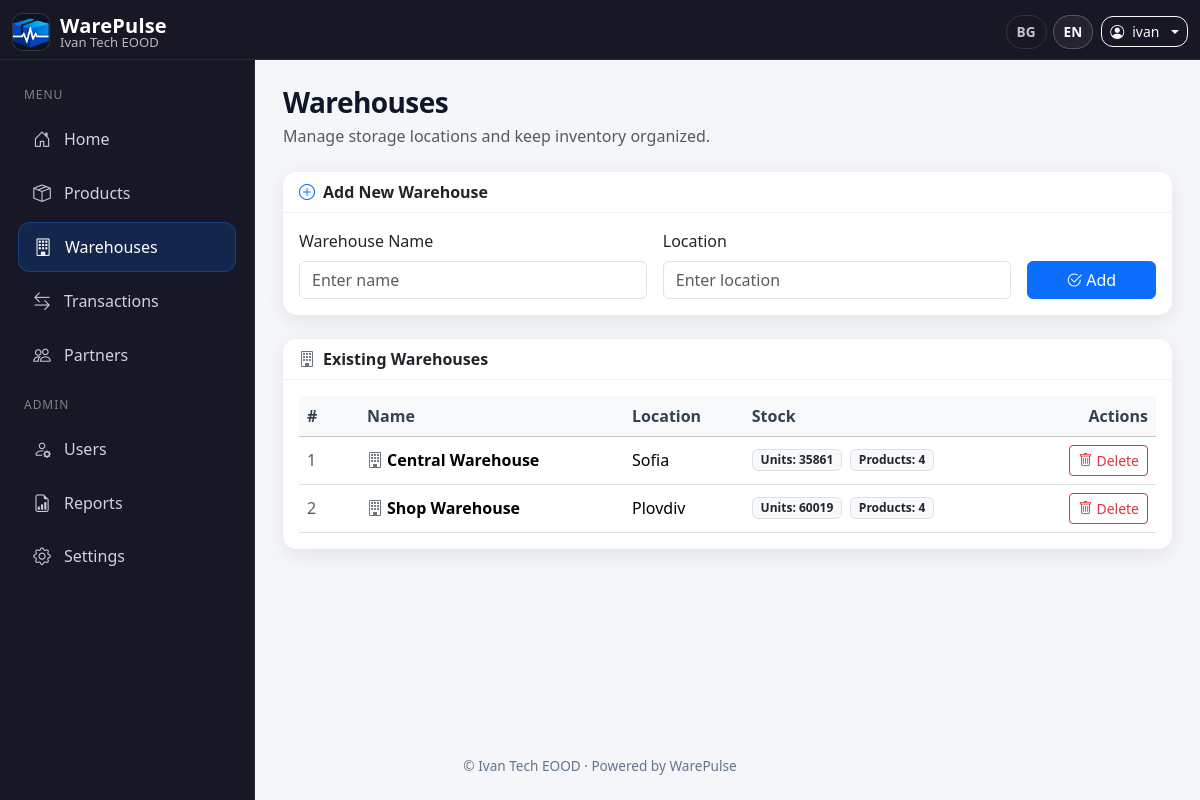
Screenshot of /warehouses (signed in) with the database file from the repository.
### inventory/models.py (models this page shows, shortened)
class AppConfig(db.Model):
    __tablename__ = "app_config"
    id = db.Column(db.Integer, primary_key=True)
    owner_id = db.Column(db.Integer, db.ForeignKey("user.id"), nullable=False, unique=True)
    company_name = db.Column(db.String(120), default="My Company")
    logo_path = db.Column(db.String(200))
    notifications_enabled = db.Column(db.Boolean, default=True)
    low_stock_threshold = db.Column(db.Integer, default=5)
    default_language = db.Column(db.String(10), default="en")
    currency = db.Column(db.String(10), default="EUR")

class User(db.Model, UserMixin):
    __tablename__ = "user"
    id = db.Column(db.Integer, primary_key=True)
    username = db.Column(db.String(150), nullable=False, unique=True)
    email = db.Column(db.String(150), nullable=False, unique=True)
    password = db.Column(db.String(200), nullable=False)
    role = db.Column(db.String(50), nullable=False, default="User")
    created_by_id = db.Column(db.Integer, db.ForeignKey("user.id"), nullable=True)
    login_count = db.Column(db.Integer, default=0, nullable=False)
    last_login_ip = db.Column(db.String(64), nullable=True)
    last_login_country = db.Column(db.String(100), nullable=True)
    last_login_at = db.Column(db.DateTime, nullable=True)
    last_login_user_agent = db.Column(db.String(255), nullable=True)
    force_password_change = db.Column(db.Boolean, default=False, nullable=False)
    password_changed_at = db.Column(db.DateTime, nullable=True)
    company_name = db.Column(db.String(150), nullable=True)
    created_by = db.relationship("User", remote_side=[id], backref="created_users")
    transactions = db.relationship("Transaction", back_populates="user")
    login_events = db.relationship(
        "LoginEvent",
        back_populates="user",
        cascade="all, delete-orphan",
        order_by="desc(LoginEvent.logged_in_at)",
    )

class Warehouse(db.Model):
    __tablename__ = "warehouse"
    id = db.Column(db.Integer, primary_key=True)
    name = db.Column(db.String(100), nullable=False)
    location = db.Column(db.String(150), nullable=True)
    owner_id = db.Column(db.Integer, db.ForeignKey("user.id"), nullable=False)
    products = db.relationship("Product", backref="warehouse")
    stocks = db.relationship("Stock", back_populates="warehouse", cascade="all, delete-orphan")
    transactions = db.relationship("Transaction", back_populates="warehouse")

### inventory/routes/warehouses.py (the view)
@bp.route("/warehouses")
@login_required
def warehouses():
    if not has_permission(current_user, "warehouses:view"):
        flash(_("You do not have permission to view warehouses."), "danger")
        return redirect(url_for("main.index"))
    owner_id = _get_owner_id()
    q = Warehouse.query
    if owner_id is not None:
        q = q.filter(Warehouse.owner_id == owner_id)
    warehouses_list = q.order_by(Warehouse.name.asc()).all()
    stock_totals_q = (
        db.session.query(Stock.warehouse_id, func.coalesce(func.sum(Stock.quantity), 0))
        .join(Warehouse, Stock.warehouse_id == Warehouse.id)
    )
    if owner_id is not None:
        stock_totals_q = stock_totals_q.filter(Warehouse.owner_id == owner_id)
    stock_totals = dict(stock_totals_q.group_by(Stock.warehouse_id).all())
    product_counts_q = (
        db.session.query(Stock.warehouse_id, func.count(Stock.id))
        .join(Warehouse, Stock.warehouse_id == Warehouse.id)
        .filter(Stock.quantity > 0)
    )
    if owner_id is not None:
        product_counts_q = product_counts_q.filter(Warehouse.owner_id == owner_id)
    product_counts = dict(product_counts_q.group_by(Stock.warehouse_id).all())
    return render_template(
        "warehouses.html",
        warehouses=warehouses_list,
        stock_totals=stock_totals,
        product_counts=product_counts,
    )

### inventory/routes/warehouses.py (called while the page is built)
def _get_owner_id():
    role = (current_user.role or "").strip()
    if role == "Developer":
        return None
    if role == "Admin / Owner":
        return current_user.id
    return current_user.created_by_id

### inventory/utils/permissions.py (called while the page is built)
def _norm_role(role: str | None) -> str:
    if not role:
        return ""
    r = " ".join(role.strip().split())
    compact = r.replace(" ", "")
    if compact == "Admin/Owner":
        return ROLE_ADMIN_OWNER
    return r

def has_permission(user, permission: str) -> bool:
    role = _norm_role(getattr(user, "role", None))
    allowed = ROLE_PERMISSIONS.get(role, set())
    return permission in allowed

### inventory/utils/translations.py (called while the page is built)
def load_translations(lang, app):
    path = os.path.join('translations', f'{lang}.json')
    if not os.path.exists(path):
        path = os.path.join('translations', f"{app.config['DEFAULT_LANG']}.json")
    with open(path, 'r', encoding='utf-8') as f:
        return json.load(f)

def set_language(app):
    lang = request.args.get('lang')
    if lang and lang in app.config['LANGUAGES']:
        session['lang'] = lang
    elif 'lang' not in session:
        session['lang'] = app.config['DEFAULT_LANG']
    g.lang = session['lang']
    g.translations = load_translations(g.lang, app)

def _(key):
    try:
        return g.translations.get(key, key)
    except Exception:
        return key

### inventory/templates/warehouses.html (shortened to what this page needs)
{% extends "base.html" %}
{% block content %}
<div class="d-flex flex-column flex-md-row justify-content-between align-items-start align-items-md-center gap-2 mb-4">
  <div>
    <h3 class="fw-bold mb-0">{{ _('Warehouses') }}</h3>
    <div class="text-muted mt-1">{{ _('Manage storage locations and keep inventory organized.') }}</div>
  </div>
</div>
<div class="card mb-4">
  <div class="card-header bg-white fw-semibold d-flex align-items-center">
    <i class="bi bi-plus-circle me-2 text-primary"></i>{{ _('Add New Warehouse') }}
  </div>
  <div class="card-body">
    <form action="{{ url_for('warehouses.add_warehouse') }}" method="POST" class="row g-3 align-items-end">
      <div class="col-md-5">
        <label for="name" class="form-label">{{ _('Warehouse Name') }}</label>
        <input type="text" class="form-control" id="name" name="name" placeholder="{{ _('Enter name') }}" required>
      </div>
      <div class="col-md-5">
        <label for="location" class="form-label">{{ _('Location') }}</label>
        <input type="text" class="form-control" id="location" name="location" placeholder="{{ _('Enter location') }}">
      </div>
      <div class="col-md-2 d-grid">
        <button type="submit" class="btn btn-primary">
          <i class="bi bi-check2-circle me-1"></i>{{ _('Add') }}
        </button>
      </div>
    </form>
  </div>
</div>
<div class="card">
  <div class="card-header bg-white fw-semibold d-flex align-items-center">
    <i class="bi bi-building me-2 text-secondary"></i>{{ _('Existing Warehouses') }}
  </div>
  <div class="card-body table-responsive">
    <table class="table table-hover align-middle mb-0">
      <thead class="table-light">
        <tr>
          <th style="width: 60px;">{{ _('#') }}</th>
          <th>{{ _('Name') }}</th>
          <th>{{ _('Location') }}</th>
          <th>{{ _('Stock') }}</th>
          <th class="text-end">{{ _('Actions') }}</th>
        </tr>
      </thead>
      <tbody>
        {% for w in warehouses %}
        {% set total_units = stock_totals.get(w.id, 0) %}
        {% set prod_count = product_counts.get(w.id, 0) %}
        <tr>
          <td class="text-muted">{{ loop.index }}</td>
          <td class="fw-semibold">
            <i class="bi bi-building me-1 text-secondary"></i>{{ w.name }}
          </td>
          <td>{{ w.location or '—' }}</td>
          <td>
            <div class="d-flex flex-wrap gap-2">
              <span class="badge bg-light text-dark border">
                {{ _('Units') }}: <span class="fw-semibold">{{ total_units }}</span>
              </span>
              <span class="badge bg-light text-dark border">
                {{ _('Products') }}: <span class="fw-semibold">{{ prod_count }}</span>
              </span>
            </div>
          </td>
          <td class="text-end">
            {% if current_user.role == 'Admin / Owner' %}
              <form action="{{ url_for('warehouses.delete_warehouse', id=w.id) }}" method="POST" class="d-inline delete-form">
                <button type="submit" class="btn btn-sm btn-outline-danger">
                  <i class="bi bi-trash me-1"></i>{{ _('Delete') }}
                </button>
              </form>
            {% else %}
              <span class="text-muted small">—</span>
            {% endif %}
          </td>
        </tr>
        {% else %}
        <tr>
          <td colspan="5" class="text-center text-muted py-4">
            {{ _('No warehouses added yet.') }}
          </td>
        </tr>
        {% endfor %}
      </tbody>
    </table>
  </div>
</div>
{% endblock %}

### inventory/templates/base.html (shortened to what this page needs)
<!DOCTYPE html>
<html lang="{{ g.lang or 'en' }}">
<head>
  <link href="https://cdn.jsdelivr.net/npm/bootstrap@5.3.2/dist/css/bootstrap.min.css" rel="stylesheet" />
  <link href="https://cdn.jsdelivr.net/npm/bootstrap-icons@1.11.3/font/bootstrap-icons.css" rel="stylesheet" />
</head>
<body>
<nav class="navbar navbar-dark topbar fixed-top">
  <div class="container-fluid">
    <a class="navbar-brand brand"
       href="{% if current_user.is_authenticated %}
                {% if current_user.role == 'Developer' %}
                  {{ url_for('users.developer_dashboard') }}
                {% else %}
                  {{ url_for('main.index') }}
                {% endif %}
              {% else %}
                {{ url_for('main.landing') }}
              {% endif %}">
      <img src="{{ url_for('static', filename='warepulse-logo.png') }}" alt="WarePulse Logo" />
      <div class="d-flex flex-column">
        <span class="name">WarePulse</span>
        <span class="company">{{ g.app_config.company_name if g.app_config else '' }}</span>
      </div>
    </a>
    <div class="ms-auto d-flex align-items-center gap-2 top-actions">
      <div class="lang-pill d-none d-sm-flex align-items-center">
        <a href="?lang=bg" class="{% if g.lang=='bg' %}active{% endif %}">BG</a>
        <a href="?lang=en" class="{% if g.lang=='en' %}active{% endif %}">EN</a>
      </div>
      {% if current_user.is_authenticated %}
        <div class="dropdown">
          <a class="btn btn-outline-light btn-sm dropdown-toggle d-flex align-items-center gap-2"
             href="#" id="userDropdown" data-bs-toggle="dropdown" aria-expanded="false">
            <i class="bi bi-person-circle"></i>
            <span class="d-none d-sm-inline">{{ current_user.username }}</span>
          </a>
        </div>
      {% else %}
        <a class="btn btn-outline-light btn-sm" href="{{ url_for('auth.login') }}">{{ _('Login') }}</a>
        <a class="btn btn-primary btn-sm" href="{{ url_for('auth.register_admin') }}">{{ _('Register') }}</a>
      {% endif %}
    </div>
  </div>
</nav>
{% if current_user.is_authenticated and current_user.role != 'Developer' %}
  <aside id="sidebar" class="sidebar">
    <div class="nav-group-label">{{ _('Menu') }}</div>
    <a href="{{ url_for('main.index') }}"
       class="side-link {% if request.endpoint == 'main.index' %}active{% endif %}">
      <i class="bi bi-house-door"></i> {{ _('Home') }}
    </a>
    <a href="{{ url_for('products.products') }}"
       class="side-link {% if request.endpoint and request.endpoint.startswith('products.') %}active{% endif %}">
      <i class="bi bi-box-seam"></i> {{ _('Products') }}
    </a>
    <a href="{{ url_for('warehouses.warehouses') }}"
       class="side-link {% if request.endpoint and request.endpoint.startswith('warehouses.') %}active{% endif %}">
      <i class="bi bi-building"></i> {{ _('Warehouses') }}
    </a>
    <a href="{{ url_for('transactions.transactions') }}"
       class="side-link {% if request.endpoint and request.endpoint.startswith('transactions.') %}active{% endif %}">
      <i class="bi bi-arrow-left-right"></i> {{ _('Transactions') }}
    </a>
    <a href="{{ url_for('partners.partners') }}"
       class="side-link {% if request.endpoint and request.endpoint.startswith('partners.') %}active{% endif %}">
      <i class="bi bi-people"></i> {{ _('Partners') }}
    </a>
    {% if current_user.role == 'Admin / Owner' %}
      <div class="nav-group-label">{{ _('Admin') }}</div>
      <a href="{{ url_for('users.users') }}"
         class="side-link {% if request.endpoint and request.endpoint.startswith('users.') %}active{% endif %}">
        <i class="bi bi-person-gear"></i> {{ _('Users') }}
      </a>
      <a href="{{ url_for('reports.reports_home') }}"
         class="side-link {% if request.endpoint and request.endpoint.startswith('reports.') %}active{% endif %}">
        <i class="bi bi-file-earmark-bar-graph"></i> {{ _('Reports') }}
      </a>
      <a href="{{ url_for('settings.settings') }}"
         class="side-link {% if request.endpoint and request.endpoint.startswith('settings.') %}active{% endif %}">
        <i class="bi bi-gear"></i> {{ _('Settings') }}
      </a>
    {% endif %}
  </aside>
{% endif %}
<div class="content-wrap">
  <main class="main-content">
    {% block content %}{% endblock %}
  </main>
  <footer class="footer text-center">
    <div class="container">
      {% set company = g.app_config.company_name if g.app_config else '' %}
      © {{ company }} · Powered by WarePulse
    </div>
  </footer>
</div>
</body>
</html>

### inventory/templates/base.html (style rules this page uses)
:root { --sidebar-width: 255px; --bg: #f4f6f9; --surface: #ffffff; --topbar: #171725; --sidebar: #171725; --sidebar-border: rgba(255,255,255,0.08); --text: #0f172a; --muted: #64748b; --link: #cbd5e1; --link-hover: #ffffff; --link-active-bg: rgba(13, 110, 253, 0.18); --primary: #0d6efd; --shadow: 0 0.35rem 1.2rem rgba(15, 23, 42, 0.08); --radius: 14px; }
body { background: var(--bg); color: var(--text); font-family: system-ui, -apple-system, "Segoe UI", Roboto, "Helvetica Neue", Arial, "Noto Sans", "Apple Color Emoji","Segoe UI Emoji"; margin: 0; }
.topbar { background: var(--topbar); border-bottom: 1px solid rgba(255,255,255,0.08); height: 60px; }
.brand { text-decoration: none; display: flex; align-items: center; gap: 10px; min-width: 220px; }
.brand img { height: 38px; width: 38px; border-radius: 10px; object-fit: cover; background: rgba(255,255,255,0.06); border: 1px solid rgba(255,255,255,0.08); }
.brand .name { color: #fff; font-weight: 750; letter-spacing: 0.2px; line-height: 1.05; }
.brand .company { color: rgba(255,255,255,0.7); font-size: 0.82rem; line-height: 1.05; }
.top-actions .btn, .top-actions .dropdown-toggle { border-radius: 12px; }
.lang-pill a { color: rgba(255,255,255,0.75); text-decoration: none; font-weight: 600; font-size: 0.85rem; padding: 6px 10px; border-radius: 999px; border: 1px solid rgba(255,255,255,0.12); margin-left: 6px; }
.lang-pill a.active, .lang-pill a:hover { color: #fff; border-color: rgba(255,255,255,0.22); background: rgba(255,255,255,0.06); }
.sidebar { position: fixed; top: 60px; left: 0; width: var(--sidebar-width); height: calc(100% - 60px); background: var(--sidebar); border-right: 1px solid var(--sidebar-border); padding: 14px 10px; overflow-y: auto; z-index: 2000; transform: translateX(0); transition: transform .25s ease; }
.nav-group-label { color: rgba(255,255,255,0.45); font-size: 0.75rem; letter-spacing: .08em; text-transform: uppercase; padding: 12px 14px 6px; }
.side-link { display: flex; align-items: center; gap: 12px; padding: 11px 14px; margin: 5px 8px; border-radius: 12px; text-decoration: none; color: var(--link); transition: background .15s ease, color .15s ease, transform .05s ease; }
.side-link i { font-size: 1.1rem; width: 20px; text-align: center; opacity: 0.95; }
.side-link.active { background: var(--link-active-bg); color: #fff; border: 1px solid rgba(13,110,253,0.35); }
.content-wrap { margin-top: 60px; min-height: calc(100vh - 60px); display: flex; flex-direction: column; }
.main-content { flex: 1; padding: 22px; transition: margin-left .25s ease; }
@media (min-width: 992px) { .main-content { margin-left: var(--sidebar-width); padding: 26px 28px; } }
.card { border: 0; border-radius: var(--radius); box-shadow: var(--shadow); }
.card-header { border-bottom: 1px solid rgba(15,23,42,0.06); border-top-left-radius: var(--radius) !important; border-top-right-radius: var(--radius) !important; }
.table thead th { font-weight: 700; color: #334155; }
.footer { color: var(--muted); font-size: 0.85rem; padding: 16px 0 24px; }
h1, h2, h3 { letter-spacing: -0.02em; }

### rows the page displays
AppConfig: app_config "Ivan Tech EOOD", company_name "Ivan Tech EOOD"
User: username "ivan"
Warehouse: name "Central Warehouse", location "Sofia", total_units "35861", prod_count "4"
Warehouse: name "Shop Warehouse", location "Plovdiv", total_units "60019", prod_count "4"
